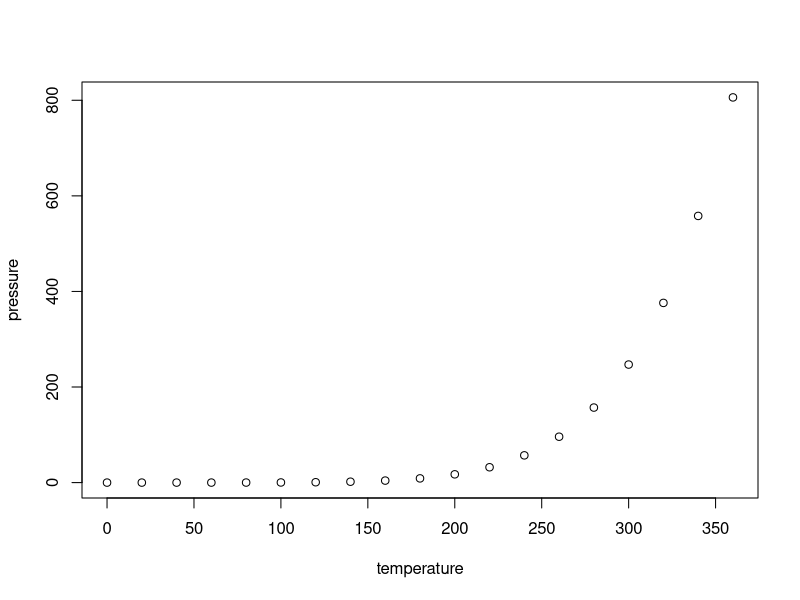
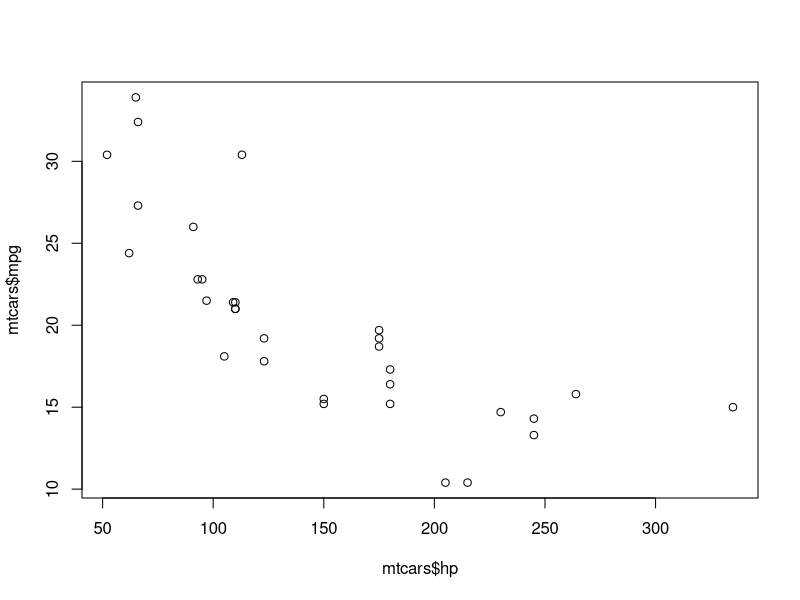
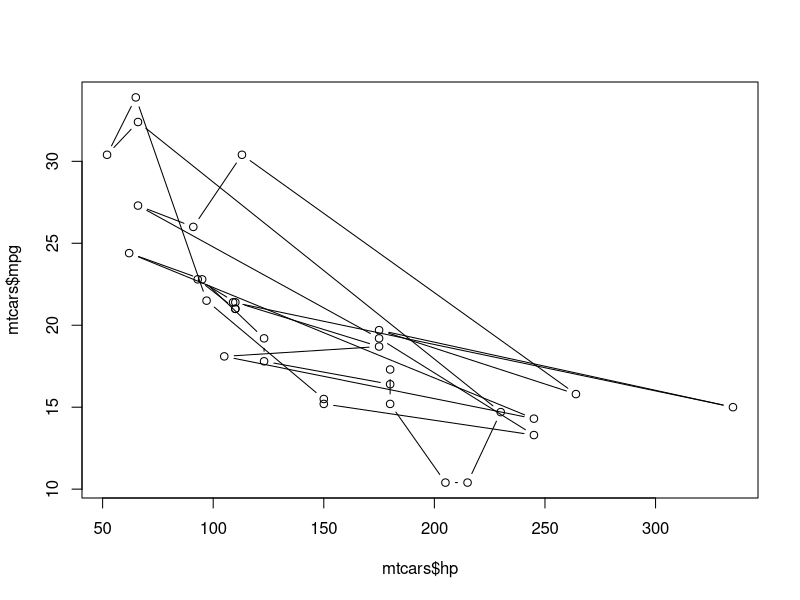
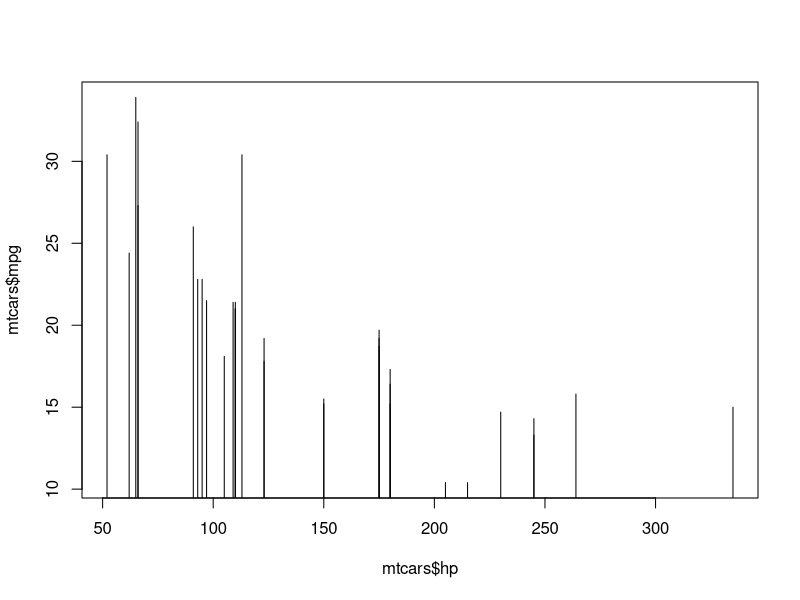
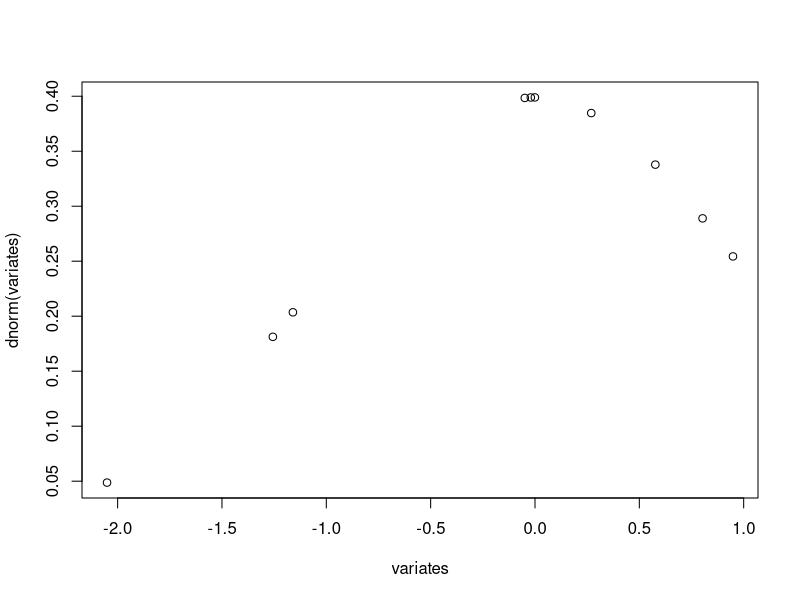
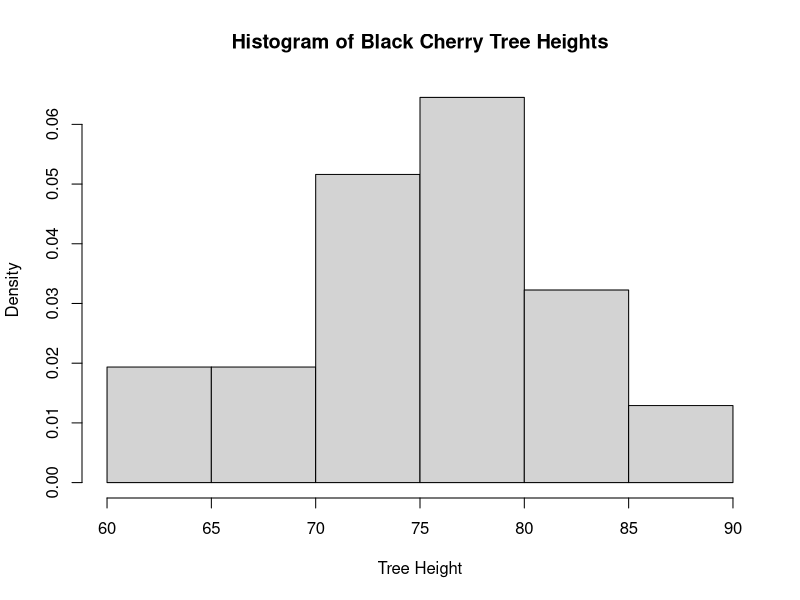
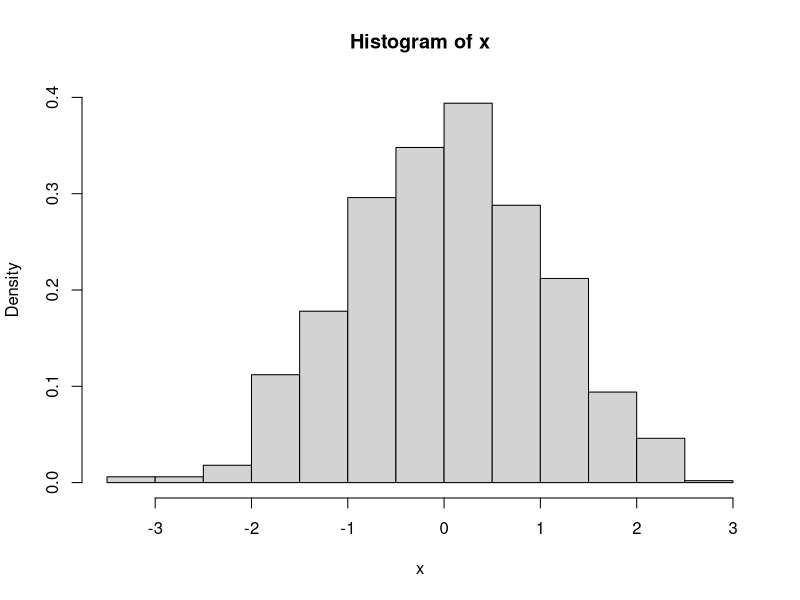
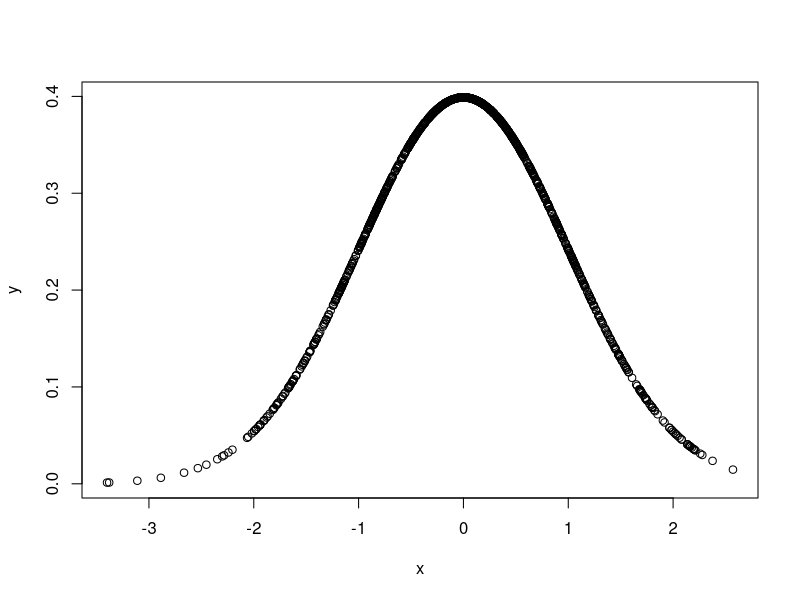

Reproduce these figures in R, in order.
## ---- chunk 1
knitr::opts_chunk$set(echo = TRUE, message = FALSE)
## ---- chunk 2
print("Hello World") # comments are made using the '#' sign, same as in Python
## ---- chunk 3
5+5
5-1
5*2
4/2
4^2
#or
4**2
## ---- chunk 4
4>2
2>4
2>=2 # greater than or equal to
2==2 # exactly equal
4!=2 # not equal to
## ---- chunk 5
x <- 2
y <- 3
z <- x + y
z
## ---- chunk 6
typeof(3) # notice this will still be a double

x <- 3.0 # R recognizes to drop the 0
x
typeof(x)
y <- 3.5
y
typeof(y)
y <- as.integer(y)
y # type casting y will truncate the original value
typeof(y)
## ---- chunk 7

myName <- "Ksenia Arzumanova"
myName
is.character(myName) 
## ---- chunk 8
myList <- c(1,2,3) 
myList

anotherList <- c("a", "b", "c")
anotherList 

myList[2]
anotherList[2]
## ---- chunk 9
A = matrix(c(11, 22, 33, 44, 55, 66), nrow = 2, ncol = 3, byrow = TRUE) # filled by rows
A
B = matrix(c(11, 22, 33, 44, 55, 66), nrow = 2, ncol = 3, byrow = FALSE) # filled by columns
B
## ---- chunk 10
B[,] # the whole matrix
B[2, ] # second row, all of the columns
B[ , 1] # all rows, first column
B[2, 1] # second row, first column
## ---- chunk 11
df <- data.frame(geneIndex = c(1, 2, 3), geneID = c(92231, 2313, 5641), geneName = c("FOS1", "JUN", "BERP"))
df
## ---- chunk 12
df[1, 2]
## ---- chunk 13
df$geneID # all of the rows that belong to geneID
df$geneID[2] # second row under geneID
## ---- chunk 14
which(df$geneID == 2313) # returns the row for which the condition returns 'true'
df$geneName[df$geneID == 2313]
## ---- chunk 15
data()
## ---- chunk 16
class(cars) # here I don't use 'typeof()', because there's a hierarchy between that and 'class()' - 'typeof()' returns the data types of the elements of the object, in this case they would be of type 'list'. If we used 'class()' on doubles, it would return type 'numeric', because integers and doubles belong to the class 'numeric'

str(cars) # displays the internal structure of the object
nrow(cars) # number of rows
ncol(cars) # number of columns
head(cars, n=5) # first 5 rows
tail(cars, n=5) # last 5 rows
dimnames(cars) # names of the dimensions - first element will return a list of rownames, second will be a list of column/field names
summary(cars) # returns summary statistics, such as min, max, mean, and quartile information
## ---- chunk 17
plot(pressure)
## ---- chunk 18
dimnames(mtcars)[2] # field names
plot(mtcars$hp, mtcars$mpg) # defaults to scatter plot
plot(mtcars$hp, mtcars$mpg, type = 'b') # tries to connect lines between points (not always meaningful)
plot(mtcars$hp, mtcars$mpg, type = 'h') # histogram-like lines
## ---- chunk 19
#draw random variates from the normal distribution
variates <- rnorm(10)
variates
## ---- chunk 20
#calculate probabilities (densities) of variates
dnorm(variates)
plot(variates, dnorm(variates))
## ---- chunk 21
#cumulative density to the left of the variate

pnorm(0) # should be intuitive, because half of the normal distribution is to the left of 0 
pnorm(1.96) # 1.96 should look familiar as one of the critical values for an approximate 95% confidence interval 
pnorm(-1.96) # however these critical values are for a two-tailed test (for a significance level of 5%)
pnorm(1.96)-pnorm(-1.96)

## ---- chunk 22
#gives us the exact points at which the normal distribution has a particular cumulative density

qnorm(0.5)
qnorm(0.975)
qnorm(c(0.025, 0.975))
## ---- chunk 23
hist(trees$Height, main = "Histogram of Black Cherry Tree Heights", freq = FALSE, 
     xlab = "Tree Height") # setting `freq = FALSE` transforms the y-axis to density rather than frequency
## ---- chunk 24
x <- rnorm(1000) 
y <- dnorm(x) 
hist(x, freq = FALSE, ylim = c(0,0.4)) 
plot(x,y) # alternative representation
## ---- chunk 25
x <- rnorm(1000, mean = mean(trees$Height), sd = sd(trees$Height))
y <- dnorm(x, mean = mean(trees$Height), sd = sd(trees$Height))
hist(trees$Height, freq = FALSE)
points(x, y)
## ---- chunk 26
rnorm
dnorm
variates <- rnorm(100)
dnorm(variates, mean = 50, sd = 5)

x <- rnorm(100, mean = 50, sd = 5)
y <- dnorm(x, mean = 50, sd = 5)
hist(x, freq = FALSE) 


#hist(dnorm(variates, mean = 50, sd = 5))

#x <- rnorm(100) 
#y <- dnorm(x, mean = 50, sd = 5) 
#plot(x,y)

## ---- chunk 27
pnorm

#pnorm(variates)

pnorm(50, mean = mean(x), sd = sd(x))

## ---- chunk 28
x_2 <- rnorm(100, mean = 50, sd = 10)
y_2 <- dnorm(x_2, mean = 50, sd = 10)
hist(x_2, freq = FALSE) 

x_3 <- rnorm(100, mean = 50, sd = 100)
y_3 <- dnorm(x_3, mean = 50, sd = 100)
hist(x_3, freq = FALSE) 

#When the standard deviation is adjusted to 10, the distribution becomes slighty left-skewed (negative skewness), whereas when the standard debiation is adjusted to 100, the distribution becomes slightly right-skewed (positive skewness).The distribution is not as normal or even about the mean of 50. 
## ---- chunk 29

q4 = dnorm(x, mean = mean(x), sd = sd(x))
q4

## ---- chunk 30

plot(x, q4)

## ---- chunk 31

plot(x,(pnorm(x, mean = mean(x), sd = sd(x))))


#The far-most right point is the maximal value of the set. 
## ---- chunk 32

plot(x,(pnorm(x, mean = mean(x), sd = sd(x))))
abline(h=0.5, v = 50)

#The line here goes straight through the mean. It is the center most point of the graph, thus allowing us to tell more accurately the distribution of the values above or below the 50th percentile (is 50% of the density to the left of the right of the mean). 

